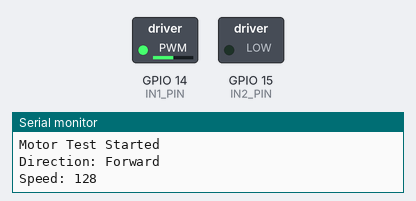
The sketch below on a simulated ESP32. Parts: switched loads named in the sketch (green lamp = pin HIGH), the last lines printed to the serial monitor.

Above: at 0.05 s.
At 7.05 s:
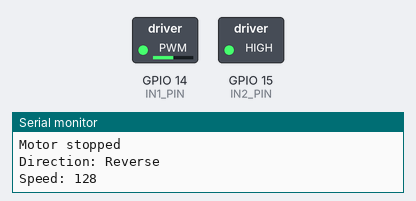
At 14.0 s:
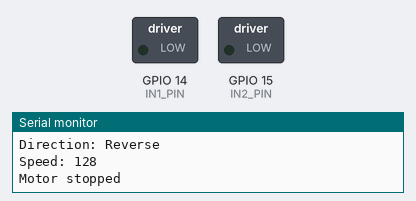
Timing chart, 0 to 18.2 s (numbered marks = the images above):
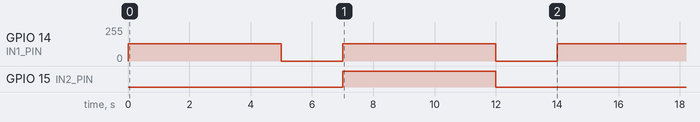

Measured:
- by itself, GPIO 14 (IN1_PIN): alternates 128/255 for 5.0 s and 0/255 for 2.0 s
- by itself, GPIO 15 (IN2_PIN): alternates HIGH for 5.0 s and LOW for 9.0 s

The sketch:

test-esp32-fwd-rev-stop-pwm.ino
```cpp
// Define the motor control pins
#define IN1_PIN 14  // IN1 pin
#define IN2_PIN 15  // IN2 pin

// Define LEDC channel and frequency
#define LEDC_CHANNEL 0
#define LEDC_TIMER_BIT 8  // 8-bit timer resolution
#define LEDC_BASE_FREQ 5000  // 5 kHz PWM frequency

void setup() {
  // Initialize motor control pins
  pinMode(IN1_PIN, OUTPUT);
  pinMode(IN2_PIN, OUTPUT);

  // Configure LEDC PWM settings
  ledcSetup(LEDC_CHANNEL, LEDC_BASE_FREQ, LEDC_TIMER_BIT);
  ledcAttachPin(IN1_PIN, LEDC_CHANNEL); // Attach PWM to IN1_PIN

  // Start Serial communication for debugging
  Serial.begin(115200);
  Serial.println("Motor Test Started");
}

void loop() {
  // Run motor forward
  setMotorDirection(true);
  runMotor(128);
  delay(5000);  // Run for 5 seconds

  // Stop motor
  stopMotor();
  delay(2000);  // Stop for 2 seconds

  // Run motor reverse
  setMotorDirection(false);
  runMotor(128);
  delay(5000);  // Run for 5 seconds

  // Stop motor
  stopMotor();
  delay(2000);  // Stop for 2 seconds
}

// Function to set motor direction
void setMotorDirection(bool forward) {
  if (forward) {
    digitalWrite(IN2_PIN, LOW);
    Serial.println("Direction: Forward");
  } else {
    digitalWrite(IN2_PIN, HIGH);
    Serial.println("Direction: Reverse");
  }
}

// Function to run motor at specified speed
void runMotor(int speed) {
  ledcWrite(LEDC_CHANNEL, speed);
  Serial.print("Speed: ");
  Serial.println(speed);
}

// Function to stop the motor
void stopMotor() {
  digitalWrite(IN1_PIN, LOW);
  digitalWrite(IN2_PIN, LOW);
  ledcWrite(LEDC_CHANNEL, 0);
  Serial.println("Motor stopped");
}
```
